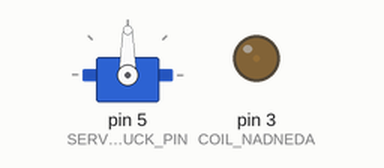
This sketch was run on a simulated Arduino Uno, built with avr-gcc and run on an emulated ATmega328P. Shown: servo, output pins drawn as LEDs (lit = HIGH).

Above: at 0.05 s.
At 1.3 s:
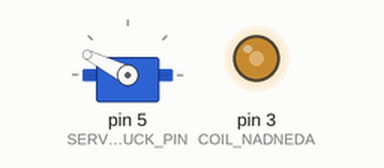
At 2.55 s:
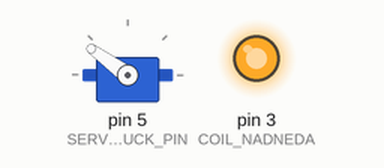
At 5.1 s:
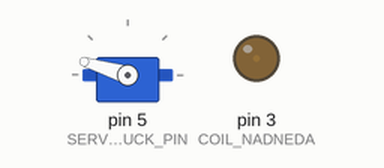
Timing chart, 0 to 6.7 s (numbered marks = the images above):
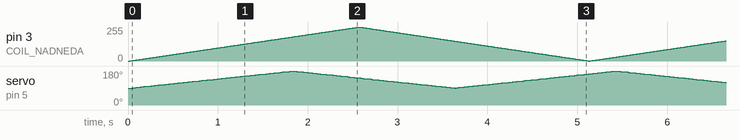

The sketch:

test_auto.ino
```cpp
#include <Servo.h>

Servo servo_truck;

#define COIL_NADNEDA 3
#define SERVO_TRUCK_PIN 5

// Variables pour le servo
int pos_servo = 90;
int servo_step = 1;
unsigned long last_servo_update = 0;
const unsigned long servo_interval = 20; // ms

// Variables pour la bobine
int pos_pwm = 0;
int pwm_step = 1;
unsigned long last_pwm_update = 0;
const unsigned long pwm_interval = 10; // ms

void setup() {
  servo_truck.attach(SERVO_TRUCK_PIN);
  pinMode(COIL_NADNEDA, OUTPUT);
}

void loop() {
  unsigned long now = millis();

  // Gestion de la bobine
  if (now - last_pwm_update >= pwm_interval) {
    last_pwm_update = now;
    analogWrite(COIL_NADNEDA, pos_pwm);
    pos_pwm += pwm_step;
    if (pos_pwm >= 255 || pos_pwm <= 0) {
      pwm_step = -pwm_step; // Inverse la direction
    }
  }

  // Gestion du servo
  if (now - last_servo_update >= servo_interval) {
    last_servo_update = now;
    servo_truck.write(pos_servo);
    pos_servo += servo_step;
    if (pos_servo >= 180 || pos_servo <= 90) {
      servo_step = -servo_step; // Inverse la direction
    }
  }
}
```
